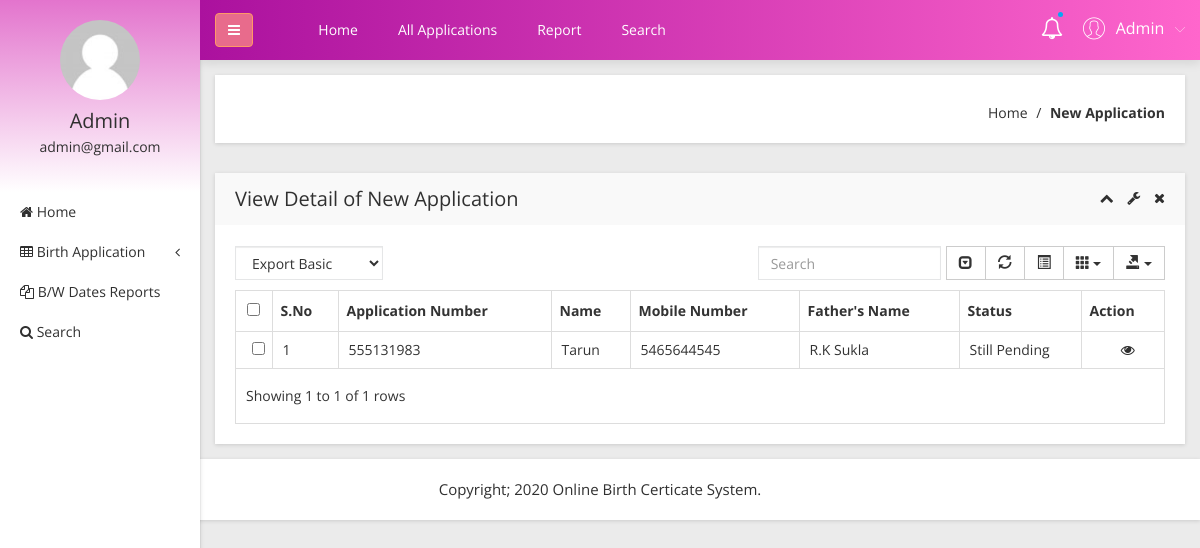
The app's page /obcs/admin/new-birth-application.php (signed in) with its own data.
### tables this page shows
CREATE TABLE `tblapplication` (
  `ID` int(10) NOT NULL,
  `UserID` int(5) NOT NULL,
  `ApplicationID` varchar(200) DEFAULT NULL,
  `DateofBirth` varchar(200) DEFAULT NULL,
  `Gender` varchar(50) DEFAULT NULL,
  `FullName` varchar(200) DEFAULT NULL,
  `PlaceofBirth` varchar(200) DEFAULT NULL,
  `NameofFather` varchar(200) DEFAULT NULL,
  `PermanentAdd` mediumtext DEFAULT NULL,
  `PostalAdd` mediumtext DEFAULT NULL,
  `MobileNumber` bigint(10) DEFAULT NULL,
  `Email` varchar(200) DEFAULT NULL,
  `Dateofapply` timestamp NULL DEFAULT current_timestamp(),
  `Remark` varchar(200) DEFAULT NULL,
  `Status` varchar(50) DEFAULT NULL,
  `UpdationDate` timestamp NULL DEFAULT NULL ON UPDATE current_timestamp()
);

### obcs/admin/new-birth-application.php (the view, shortened to what this page needs)
<?php
include('includes/dbconnection.php');
if (strlen($_SESSION['obcsaid']==0)) {
  header('location:logout.php');
  } else{
  ?>
<!doctype html>
<html class="no-js" lang="en">
<head>
    <link rel="stylesheet" href="css/bootstrap.min.css">
    <link rel="stylesheet" href="css/font-awesome.min.css">
    <link rel="stylesheet" href="css/adminpro-custon-icon.css">
    <link rel="stylesheet" href="css/meanmenu.min.css">
    <link rel="stylesheet" href="css/jquery.mCustomScrollbar.min.css">
    <link rel="stylesheet" href="css/animate.css">
    <link rel="stylesheet" href="css/data-table/bootstrap-table.css">
    <link rel="stylesheet" href="css/data-table/bootstrap-editable.css">
    <link rel="stylesheet" href="css/normalize.css">
    <link rel="stylesheet" href="css/c3.min.css">
    <link rel="stylesheet" href="style.css">
    <link rel="stylesheet" href="css/responsive.css">
</head>
<body class="materialdesign">
    <div class="wrapper-pro">
      <?php include_once('includes/sidebar.php');?>
        <?php include_once('includes/header.php');?>
            <div class="breadcome-area mg-b-30 small-dn">
                <div class="container-fluid">
                    <div class="row">
                        <div class="col-lg-12">
                            <div class="breadcome-list shadow-reset">
                                <div class="row">
                                    <div class="col-lg-12">
                                        <ul class="breadcome-menu">
                                            <li><a href="dashboard.php">Home</a> <span class="bread-slash">/</span>
                                            </li>
                                            <li><span class="bread-blod">New Application</span>
                                            </li>
                                        </ul>
                                    </div>
                                </div>
                            </div>
                        </div>
                    </div>
                </div>
            </div>
            <div class="data-table-area mg-b-15">
                <div class="container-fluid">
                    <div class="row">
                        <div class="col-lg-12">
                            <div class="sparkline13-list shadow-reset">
                                <div class="sparkline13-hd">
                                    <div class="main-sparkline13-hd">
                                        <h1>View <span class="table-project-n">Detail of</span> New Application</h1>
                                        <div class="sparkline13-outline-icon">
                                            <span class="sparkline13-collapse-link"><i class="fa fa-chevron-up"></i></span>
                                            <span><i class="fa fa-wrench"></i></span>
                                            <span class="sparkline13-collapse-close"><i class="fa fa-times"></i></span>
                                        </div>
                                    </div>
                                </div>
                                <div class="sparkline13-graph">
                                    <div class="datatable-dashv1-list custom-datatable-overright">
                                        <div id="toolbar">
                                            <select class="form-control">
                                                <option value="">Export Basic</option>
                                            </select>
                                        </div>
                                        <table id="table" data-toggle="table" data-pagination="true" data-search="true" data-show-columns="true" data-show-pagination-switch="true" data-show-refresh="true" data-key-events="true" data-show-toggle="true" data-resizable="true" data-cookie="true" data-cookie-id-table="saveId" data-show-export="true" data-click-to-select="true" data-toolbar="#toolbar">
                                            <thead>
                                                <tr>
                                                    <th>S.No</th>
                                                    <th>Application Number</th>
                                                    <th>Name</th>
                                                    <th >Mobile Number</th>
                                                    <th>Father's Name</th>
                                                    <th>Status</th>
                                                    <th data-field="action">Action</th>
                                                </tr>
                                            </thead>
                                            <tbody>
                                              <?php
$sql="SELECT * from tblapplication where Status is null";
$query = $dbh -> prepare($sql);
$query->execute();
$results=$query->fetchAll(PDO::FETCH_OBJ);
$cnt=1;
if($query->rowCount() > 0)
{
foreach($results as $row)
{               ?>
                                                <tr>
                                                    <td><?php echo htmlentities($cnt);?></td>
                                                    <td><?php  echo htmlentities($row->ApplicationID);?></td>
                                                    <td><?php  echo htmlentities($row->FullName);?></td>
                                                   <td><?php  echo htmlentities($row->MobileNumber);?></td>
                                                    <td><?php  echo htmlentities($row->NameofFather);?></td>
                                                  <?php if($row->Status==""){ ?>
                     <td><?php echo "Still Pending"; ?></td>
<?php } else { ?>                  <td><?php  echo htmlentities($row->Status);?>
                  </td>
                  <?php } ?>
                                                    <td class="datatable-ct"><a href="view-application-detail.php?viewid=<?php echo htmlentities ($row->ID);?>"><i class="fa fa-eye" aria-hidden="true"></i></a>
                                                    </td>
                                                </tr>
                                             <?php $cnt=$cnt+1;}} ?>
                                            </tbody>
                                        </table>
                                    </div>
                                </div>
                            </div>
                        </div>
                    </div>
                </div>
            </div>
        </div>
    </div>
  <?php include_once('includes/footer.php');?>
</body>
</html><?php }  ?>

### obcs/admin/includes/sidebar.php (shortened to what this page needs)
     <?php
include('includes/dbconnection.php');
if (strlen($_SESSION['obcsaid']==0)) {
  header('location:logout.php');
  } else{
  ?>
  <div class="left-sidebar-pro">
            <nav id="sidebar">
                <div class="sidebar-header">
                    <a href="#"><img src="img/message/avatar.jpg" alt="" />
                    </a>
                    <?php
$aid=$_SESSION['obcsaid'];
$sql="SELECT AdminName,Email from  tbladmin where ID=:aid";
$query = $dbh -> prepare($sql);
$query->bindParam(':aid',$aid,PDO::PARAM_STR);
$query->execute();
$results=$query->fetchAll(PDO::FETCH_OBJ);
$cnt=1;
if($query->rowCount() > 0)
{
foreach($results as $row)
{               ?>
                    <h3> <?php  echo $row->AdminName;?></h3>
                    <p> <?php  echo $row->Email;?></p>
                  <?php $cnt=$cnt+1;}} ?>
                </div>
                <div class="left-custom-menu-adp-wrap">
                    <ul class="nav navbar-nav left-sidebar-menu-pro">
                        <li class="nav-item">
                            <a href="dashboard.php" role="button" aria-expanded="false"><i class="fa big-icon fa-home"></i> <span class="mini-dn">Home</span> </a>
                        </li>
                        <li class="nav-item"><a href="#" data-toggle="dropdown" role="button" aria-expanded="false" class="nav-link dropdown-toggle"><i class="fa big-icon fa-table"></i> <span class="mini-dn">Birth Application</span> <span class="indicator-right-menu mini-dn"><i class="fa indicator-mn fa-angle-left"></i></span></a>
                        </li>
                        <li class="nav-item">
                            <a href="between-dates-report.php" role="button" aria-expanded="false"><i class="fa big-icon fa-files-o"></i> <span class="mini-dn">B/W Dates Reports</span> </a>
                        </li>
                        <li class="nav-item">
                            <a href="search.php" role="button" aria-expanded="false"><i class="fa fa-search"></i> <span class="mini-dn">Search</span> </a>
                        </li>
                    </ul>
                </div>
            </nav>
        </div>
        <?php }  ?>

### obcs/admin/includes/header.php (shortened to what this page needs)
      <?php
include('includes/dbconnection.php');
if (strlen($_SESSION['obcsaid']==0)) {
  header('location:logout.php');
  } else{
  ?>
 <div class="content-inner-all">
            <div class="header-top-area">
                <div class="fixed-header-top">
                    <div class="container-fluid">
                        <div class="row">
                            <div class="col-lg-1 col-md-6 col-sm-6 col-xs-12">
                                <button type="button" id="sidebarCollapse" class="btn bar-button-pro header-drl-controller-btn btn-info navbar-btn">
                                    <i class="fa fa-bars"></i>
                                </button>
                            </div>
                            <div class="col-lg-6 col-md-1 col-sm-1 col-xs-12">
                                <div class="header-top-menu tabl-d-n">
                                    <ul class="nav navbar-nav mai-top-nav">
                                        <li class="nav-item"><a href="dashboard.php" class="nav-link">Home</a>
                                        </li>
                                        <li class="nav-item"><a href="all-birth-application.php" class="nav-link">All Applications</a>
                                        </li>
                                        <li class="nav-item"><a href="between-dates-report.php" class="nav-link">Report</a>
                                        </li>
                                        <li class="nav-item"><a href="search.php" class="nav-link">Search</a>
                                        </li>
                                    </ul>
                                </div>
                            </div>
                            <div class="col-lg-5 col-md-5 col-sm-6 col-xs-12">
                                <div class="header-right-info">
                                    <ul class="nav navbar-nav mai-top-nav header-right-menu">
                                        <li class="nav-item"><a href="new-birth-application.php" data-toggle="dropdown" role="button" aria-expanded="false" class="nav-link dropdown-toggle"><i class="fa fa-bell-o" aria-hidden="true"></i><span class="indicator-nt"></span></a>
                                        </li>
                                        <li class="nav-item">
                                            <a href="#" data-toggle="dropdown" role="button" aria-expanded="false" class="nav-link dropdown-toggle">
                                                <?php
$aid=$_SESSION['obcsaid'];
$sql="SELECT AdminName,Email from  tbladmin where ID=:aid";
$query = $dbh -> prepare($sql);
$query->bindParam(':aid',$aid,PDO::PARAM_STR);
$query->execute();
$results=$query->fetchAll(PDO::FETCH_OBJ);
$cnt=1;
if($query->rowCount() > 0)
{
foreach($results as $row)
{               ?>
                                                <span class="adminpro-icon adminpro-user-rounded header-riht-inf"></span>
                                                <span class="admin-name"><?php  echo $row->AdminName;?></span>
                                                <span class="author-project-icon adminpro-icon adminpro-down-arrow"></span><?php $cnt=$cnt+1;}} ?>
                                            </a>
                                        </li>
                                    </ul>
                                </div>
                            </div>
                        </div>
                    </div>
                </div>
            </div><?php }  ?>

### records on screen
tblapplication: ApplicationID "555131983", FullName "Tarun", MobileNumber "5465644545", NameofFather "R.K Sukla", shows "Still Pending"

### other values on screen
$row->AdminName "Admin"
$row->Email "admin@gmail.com"
